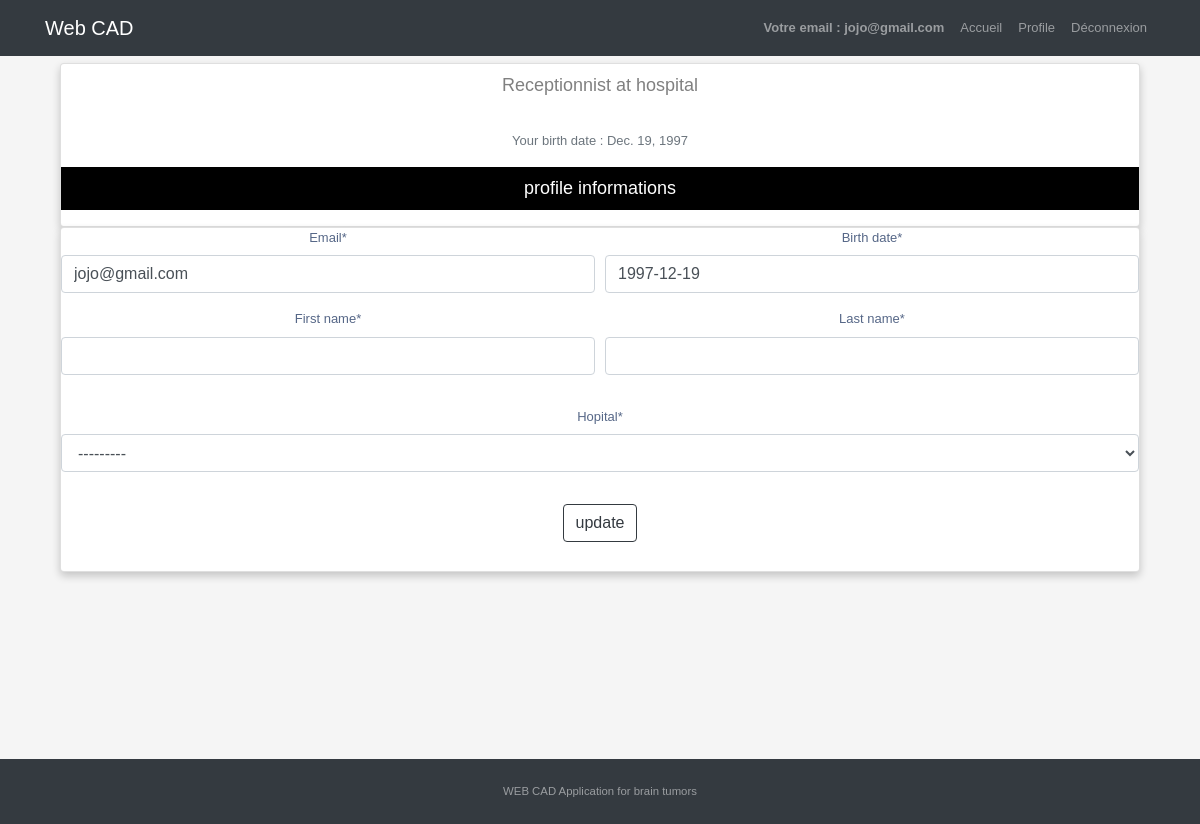
The page /receptionnist/profile/ (signed in) on the database its author committed.
### sprint1/models.py (models this page shows, shortened)
class User(AbstractBaseUser, PermissionsMixin):
    email = models.EmailField(max_length=254, unique=True, error_messages={
                              'unique': "This email has already been registered."})
    name = models.CharField(max_length=254, null=True, blank=True)
    is_staff = models.BooleanField(default=False)
    is_superuser = models.BooleanField(default=False)
    is_active = models.BooleanField(default=True)
    last_login = models.DateTimeField(null=True, blank=True)
    date_joined = models.DateTimeField(auto_now_add=True)
    birth_date = models.DateField(null=True, blank=True)
    is_doctor = models.BooleanField(default=False)
    is_receptionist = models.BooleanField(default=False)
    USERNAME_FIELD = 'email'
    EMAIL_FIELD = 'email'
    REQUIRED_FIELDS = ['birth_date']
    objects = UserManager()

### sprint1/views.py (the view)
# urls.py: path('receptionnist/profile/', views.profileRec, name='profileR')
@login_required
def profileRec(request):
    rec = Receptionist.objects.filter(user=request.user).first()
    if request.method == 'POST':
        u = updateUser(request.POST, instance=request.user)
        r = ReceptionistForm(request.POST, instance=rec)
        if u.is_valid() and r.is_valid():
            u.save()
            r.save()
            messages.success(request, f'your profile has been updated')
            return redirect('sprint1:profileR')
    else:
        u = updateUser(instance=request.user)
        r = ReceptionistForm(instance=rec)
    return render(request, 'sprint1/profileR.html', {'rec': rec, 'u': u, 'r': r})

### sprint1/forms.py
class updateUser(forms.ModelForm):
    birth_date = forms.DateField(
        widget=DatePickerInput(
        )
    )
    class Meta:
        model = User
        fields = ['email', 'birth_date']

class ReceptionistForm(forms.ModelForm):
    hopital = forms.ModelChoiceField(
        queryset=Hopital.objects.all()
    )
    class Meta:
        model = Receptionist
        fields = ['first_name', 'last_name',
                  'hopital']

### sprint1/models.py (called while the page is built)
    def __str__(self):
        return str(self.wilaya.numero) + " : " + self.name

### sprint1/templates/sprint1/profileR.html (shortened to what this page needs)
{% extends "sprint1/base.html" %}
{% load crispy_forms_tags %}
{% block content %}
<div class="card">
    <p class="title">Receptionnist at {{rec.hopital.name}} hospital </p>
  <p class="text-secondary">Your birth date : {{ user.birth_date }}</p>
  <p class=bruh> profile informations</p>
</div>
<div class="card">
	<form method="POST" >
          <fieldset class="form-group">
              <div class="form-row">
                     <div class="col">
                        {{u.email|as_crispy_field}}
                    </div>
                    <div class="col">
                        {{u.birth_date|as_crispy_field}}
                    </div>
                </div>
                    <div class="form-row">
                    <div class="form-group col-md-6">
                    {{r.first_name|as_crispy_field}}
                    </div>
                    <div class="form-group col-md-6">
                    {{r.last_name|as_crispy_field}}
                   </div>
             </div>
            <div class="form-group">
                {{r.hopital|as_crispy_field}}
            </div>
          </fieldset>
      <div class="form-group">
                <button class="btn btn-outline-dark" type="submit">update</button>
            </div>
      </form>
</div>
{% endblock content %}

### sprint1/templates/sprint1/includes/navbar.html (shortened to what this page needs)
{% load static %}
{% load crispy_forms_tags %}
<nav class="navbar navbar-expand-lg navbar-dark bg-dark fixed-top" role="navigation">
    <div class="container">
      {%if user.is_authenticated%}
        <a class="navbar-brand" href="{% url 'sprint1:UserHomePage' %}">Web CAD</a>
      {% else %}
        <a class="navbar-brand" href="/">Web CAD</a>
      {% endif %}
        {% if user.is_authenticated %}
        <ul class="nav navbar-nav">
                 <li class="nav-item"><strong class="nav-link">Votre email : {{user.email}}</strong></li>
                 <li class="nav-item"><a href="{% url 'sprint1:UserHomePage' %}" class="nav-link">Accueil</a></li>
                 {% if user.is_doctor %}
                <li class="nav-item"><a href="{% url 'sprint1:profileDoc' %}" class="nav-link">Profile</a></li>
                {% else %}
                <li class="nav-item"><a href="{% url 'sprint1:profileR' %}" class="nav-link">Profile</a></li>
                {%endif%}
                <li class="nav-item"><a href="/logout" value ="logout" class="nav-link">Déconnexion</a></li>
            </ul>
        {%else %}
        <ul class="nav navbar-nav">
            <li class="nav-item"><a href = "{% url 'sprint1:login' %}" class = "nav-link"> Login </a></li>
        </ul>
        </div>
        {%endif%}
    </div>
</nav>

### sprint1/static/css/app.css (style rules this page uses)
body { color: #566787; background: #f5f5f5; font-family: 'Varela Round', sans-serif; font-size: 13px; }

### sprint1/templates/sprint1/profileR.html (style rules this page uses)
.card { box-shadow: 0 4px 8px 0 rgba(0, 0, 0, 0.2); text-align: center; }
.title { color: grey; font-size: 18px; }
.bruh { border: none; outline: 0; display: inline-block; padding: 8px; color: white; background-color: #000; text-align: center; cursor: pointer; width: 100%; font-size: 18px; }

### rows shown on the page
User: email "jojo@gmail.com", birth_date "Dec. 19, 1997", birth_date "1997-12-19"
